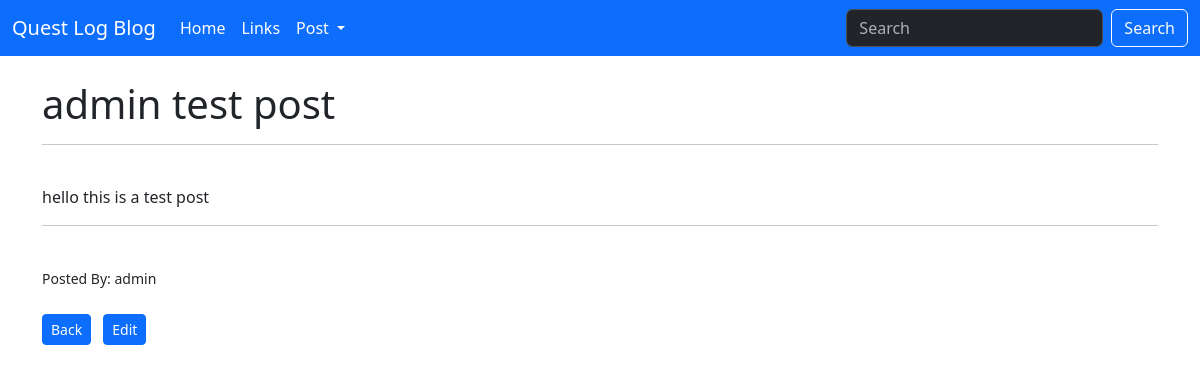
The page /article/1 on the database as committed earlier.
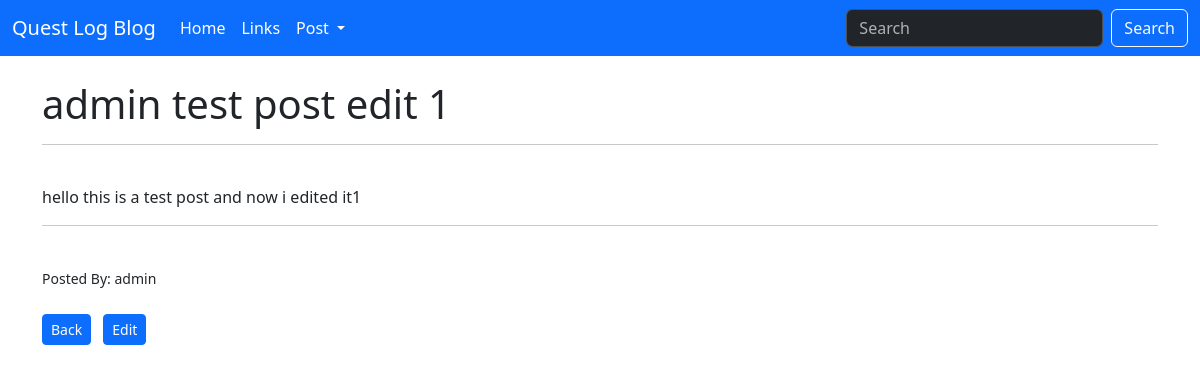
The same page on the database as committed later.
### questlogblog/models.py (models this page shows, shortened)
class Post(models.Model):
    title = models.CharField(max_length=255)
    author = models.ForeignKey(User, on_delete=models.CASCADE)
    body = models.TextField()

### questlogblog/views.py (the view)
# urls.py: path("article/<int:pk>", ArticleDetails.as_view(), name="article_details"),
class ArticleDetails(DetailView):
    model = Post
    template_name = "article_details.html"

### questlogblog/templates/article_details.html (shortened to what this page needs)
{% extends "base.html" %}
{% block content %}
<h1>{{ post.title }}</h1>
<hr>
<br>
<p>{{ post.body }}</p>
<hr>
<br>
<small> Posted By: {{ post.author.first_name }}  {{ post.author.last_name }}</small>
<br/><br/>
<small><a href="{% url 'home' %}" class="btn btn-primary me-2 btn-sm">Back</a></small>
<small><a href="{% url 'edit_post' post.pk %}" class="btn btn-primary btn-sm">Edit</a></small>
{% endblock %}

Rows that differ between the two databases and show on the page:
changed Post "admin": title "admin test post" → "admin test post edit 1"; body "hello this is a test post" → "hello this is a test post and now i edited it1"
